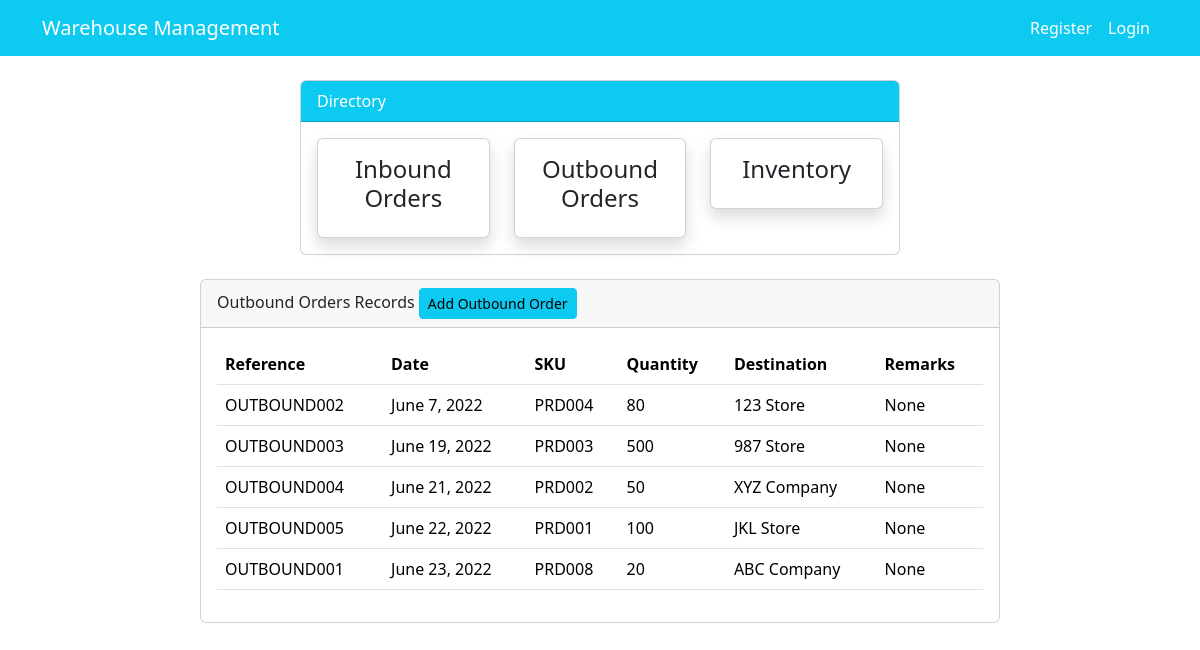
The page /main/out on the database its author committed.
### main_page/models.py (models this page shows, shortened)
class outbound_order(models.Model):
    reference = models.CharField(max_length=50,null=True)
    quantity = models.PositiveSmallIntegerField(null=True)
    date = models.DateField(null = True)
    destination = models.CharField(max_length=50,null=True)
    remarks = models.CharField(max_length=100,null=True,blank=True)
    sku = models.CharField(max_length=50,null=True)
    class Meta:
        verbose_name_plural = "Outbound Orders"

### main_page/views.py (the view)
# urls.py: path("main/out", views.staff_outbound, name = "staff_outbound"),
def staff_outbound(request):
    outbound = outbound_order.objects.all()
    context ={
        "outbound": outbound,
    }
    return render(request,"main_page_templates/staff_outbound.html",context)

### templates/main_page_templates/staff_outbound.html (shortened to what this page needs)
{% extends "partials/base.html" %}
{% block content%}
{% include "main_page_templates/staff_index.html" %}
<br>
<div class="col-md-8 mx-auto">
    <div class="card">
        <div class="card-header">
            Outbound Orders Records
            <a class="btn btn-info btn-sm" href="{% url "main_page-outbound" %}">Add Outbound Order</a>
        </div>
        <div class="card-body">
            <table class="table bg-white">
                <thead class="bg-info text-white">
                    <tr>
                        <th scope="col">Reference</th>
                        <th scope="col">Date</th>
                        <th scope="col">SKU</th>
                        <th scope="col">Quantity</th>
                        <th scope="col">Destination</th>
                        <th scope="col">Remarks</th>
                    </tr>
                </thead>
                <tbody>
                    {% for outbounds in outbound %}
                    <tr>
                        <td>{{ outbounds.reference }}</td>
                        <td>{{ outbounds.date }}</td>
                        <td>{{ outbounds.sku }}</td>
                        <td>{{ outbounds.quantity }}</td>
                        <td>{{ outbounds.destination }}</td>
                        <td>{{ outbounds.remarks }}</td>
                    </tr>
                    {% endfor %}
                </tbody>
            </table>
        </div>
    </div>
</div>
{%endblock %}

### static/style.css (style rules this page uses)
body { background: rgb(230, 227, 227); }

### rows shown on the page
outbound_order: reference "OUTBOUND002", date "June 7, 2022", sku "PRD004", quantity "80", destination "123 Store", remarks "None"
outbound_order: reference "OUTBOUND003", date "June 19, 2022", sku "PRD003", quantity "500", destination "987 Store", remarks "None"
outbound_order: reference "OUTBOUND004", date "June 21, 2022", sku "PRD002", quantity "50", destination "XYZ Company", remarks "None"
outbound_order: reference "OUTBOUND005", date "June 22, 2022", sku "PRD001", quantity "100", destination "JKL Store", remarks "None"
outbound_order: reference "OUTBOUND001", date "June 23, 2022", sku "PRD008", quantity "20", destination "ABC Company", remarks "None"
